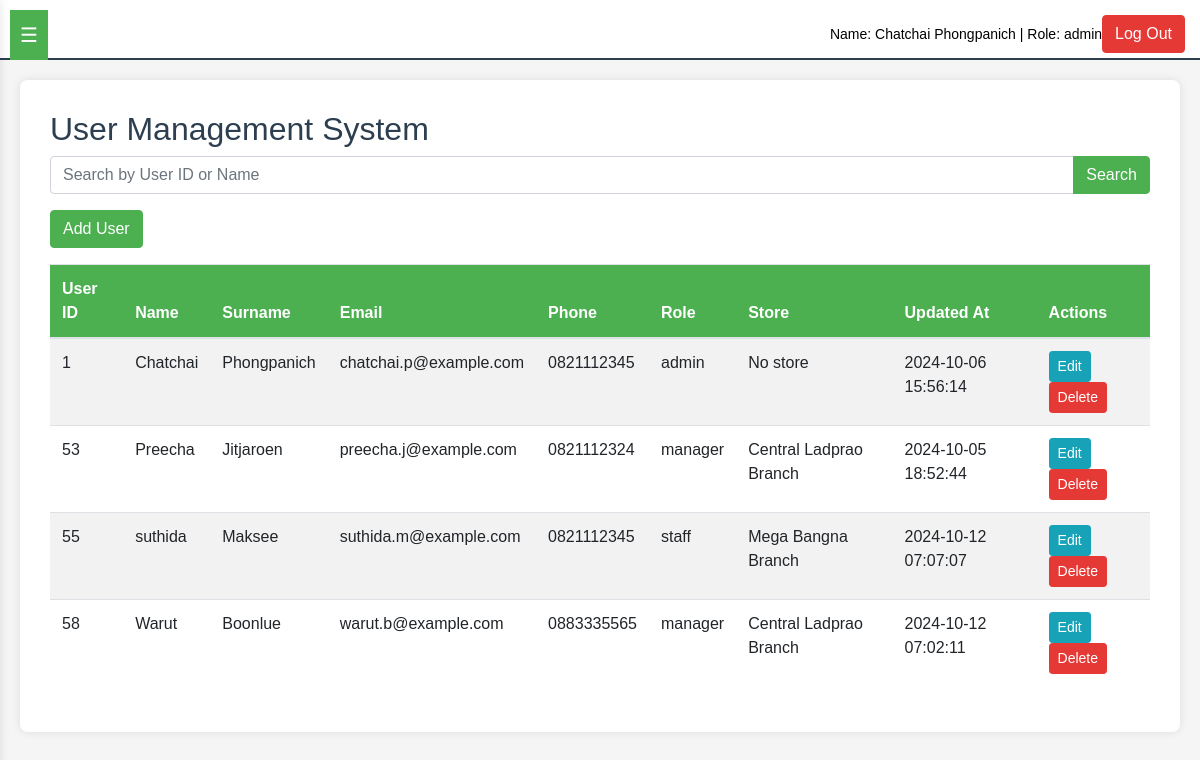
Page /page/admin/manage_user.php (signed in) on the committed database.
### tables this page shows
CREATE TABLE `users` (
  `user_id` int(11) NOT NULL,
  `name` varchar(255) NOT NULL,
  `surname` varchar(255) NOT NULL,
  `email` varchar(255) NOT NULL,
  `password` varchar(255) NOT NULL,
  `tel_user` char(10) NOT NULL,
  `role` enum('admin','manager','staff') NOT NULL,
  `store_id` int(11) DEFAULT NULL,
  `reset_password` tinyint(1) DEFAULT 0,
  `update_at` timestamp NOT NULL DEFAULT current_timestamp() ON UPDATE current_timestamp()
);

CREATE TABLE `stores` (
  `store_id` int(11) NOT NULL,
  `store_name` varchar(255) NOT NULL,
  `location_id` int(11) NOT NULL,
  `tel_store` char(10) NOT NULL,
  `update_at` timestamp NOT NULL DEFAULT current_timestamp() ON UPDATE current_timestamp()
);

### page/admin/manage_user.php (the view, shortened to what this page needs)
<?php
include ('../../config/db.php');
$user_id = $_SESSION['user_id'];
$query = "SELECT u.name, u.surname, u.role, s.store_name
          FROM users u
          LEFT JOIN stores s ON u.store_id = s.store_id
          WHERE u.user_id = ?";
$stmt = $conn->prepare($query);
$stmt->bind_param("i", $user_id);
$stmt->execute();
$result = $stmt->get_result();
if ($result->num_rows > 0) {
    $user = $result->fetch_assoc();
    $name = $user['name'];
    $surname = $user['surname'];
    $role = $user['role'];
} else {
    header("Location: login.php");
    exit();
}
$search = isset($_GET['search']) ? $_GET['search'] : '';
$search_param = "%$search%";
$search_query = "SELECT u.user_id, u.name, u.surname, u.email, u.tel_user, u.role, s.store_name, u.update_at
                 FROM users u
                 LEFT JOIN stores s ON u.store_id = s.store_id
                 WHERE (u.user_id LIKE ? OR u.name LIKE ?)";
$stmt = $conn->prepare($search_query);
$stmt->bind_param("ss", $search_param, $search_param);
$stmt->execute();
$search_result = $stmt->get_result();
?>
<!DOCTYPE html>
<html lang="en">
<head>
    <link rel="stylesheet" href="https://stackpath.bootstrapcdn.com/bootstrap/4.5.2/css/bootstrap.min.css">
    <link rel="stylesheet" href="./respontive.css">
</head>
<body>
    <button id="menu-toggle">☰</button>
    <header id="banner">
        <a id="user-info">Name: <?php echo $name . ' ' . $surname; ?> | Role: <?php echo $role; ?></a>
        <button class="btn btn-danger" onclick="window.location.href='../../auth/logout.php'">Log Out</button>
    </header>
    <div class="container-fluid" id="main-content">
        <h2>User Management System</h2>
        <form action="" method="GET" class="mb-3">
            <div class="input-group">
                <input type="text" class="form-control" placeholder="Search by User ID or Name" name="search" value="<?php echo htmlspecialchars($search); ?>">
                <div class="input-group-append">
                    <button class="btn btn-primary" type="submit">Search</button>
                </div>
            </div>
        </form>
        <button type="button" class="btn btn-primary mb-3" data-toggle="modal" data-target="#addUserModal">
            Add User
        </button>
        <?php if ($search_result->num_rows > 0): ?>
        <div class="table-responsive">
            <table class="table table-striped">
                <thead>
                    <tr>
                        <th>User ID</th>
                        <th>Name</th>
                        <th>Surname</th>
                        <th>Email</th>
                        <th>Phone</th>
                        <th>Role</th>
                        <th>Store</th>
                        <th>Updated At</th>
                        <th>Actions</th>
                    </tr>
                </thead>
            <tbody>
                <?php foreach ($search_result as $user): ?>
                <tr>
                    <td><?php echo htmlspecialchars($user['user_id']); ?></td>
                    <td><?php echo htmlspecialchars($user['name']); ?></td>
                    <td><?php echo htmlspecialchars($user['surname']); ?></td>
                    <td><?php echo htmlspecialchars($user['email']); ?></td>
                    <td><?php echo htmlspecialchars($user['tel_user']); ?></td>
                    <td><?php echo htmlspecialchars($user['role']); ?></td>
                    <td><?php echo htmlspecialchars($user['store_name'] ?? 'No store'); ?></td>
                    <td><?php echo htmlspecialchars($user['update_at']); ?></td>
                    <td>
                        <button type="button" class="btn btn-sm btn-info edit-user" data-toggle="modal" data-target="#editUserModal"
                        data-user='<?php echo json_encode($user); ?>'>Edit</button>
                        <button type="button" class="btn btn-sm btn-danger delete-user" data-user-id="<?php echo $user['user_id']; ?>">Delete</button>
                    </td>
                </tr>
                <?php endforeach; ?>
            </tbody>
        </table>
        <?php else: ?>
            <div class="alert alert-warning mt-3">
                ไม่พบผู้ใช้งานที่ตรงกับคำค้นหา "<?php echo htmlspecialchars($search); ?>"
            </div>
        <?php endif; ?>
    </div>
</body>
</html>

### page/admin/respontive.css (style rules this page uses)
body { display: flex; flex-direction: column; min-height: 100vh; background-color: #f5f5f5; color: #2c3e50; font-family: Arial, sans-serif; }
#banner { background-color: #ffffff; border-bottom: 2px solid #2c3e50; padding: 15px; display: flex; align-items: center; justify-content: space-between; flex-wrap: wrap; position: fixed; top: 0; left: 0; right: 0; z-index: 1000; height: 60px; }
#user-info { margin-left: auto; color: black; font-size: 14px; }
#main-content { margin-left: auto; margin-right: auto; margin-top: 80px; padding: 30px; background-color: #ffffff; border-radius: 8px; box-shadow: 0 0 10px rgba(0, 0, 0, 0.1); transition: margin-left 0.3s ease-in-out; max-width: 1400px; width: calc(100% - 40px); }
#menu-toggle { display: block; background-color: #4caf50; color: white; border: none; padding: 10px; font-size: 20px; cursor: pointer; position: fixed; top: 10px; left: 10px; z-index: 1002; }
table { background-color: #ffffff; }
table th { background-color: #4caf50; color: #ffffff; }
.btn-primary { background-color: #4caf50; border-color: #4caf50; }
.btn-danger { background-color: #e53935; border-color: #e53935; }

### rows in the picture
users: name "Chatchai", surname "Phongpanich", role "admin", user_id "1", email "chatchai.p@example.com", tel_user "0821112345", store_name "No store", update_at "2024-10-06 15:56:14"
users: user_id "53", name "Preecha", surname "Jitjaroen", email "preecha.j@example.com", tel_user "0821112324", role "manager", store.store_name "Central Ladprao Branch", update_at "2024-10-05 18:52:44"
users: user_id "55", name "suthida", surname "Maksee", email "suthida.m@example.com", tel_user "0821112345", role "staff", store.store_name "Mega Bangna Branch", update_at "2024-10-12 07:07:07"
users: user_id "58", name "Warut", surname "Boonlue", email "warut.b@example.com", tel_user "0883335565", role "manager", store.store_name "Central Ladprao Branch", update_at "2024-10-12 07:02:11"
